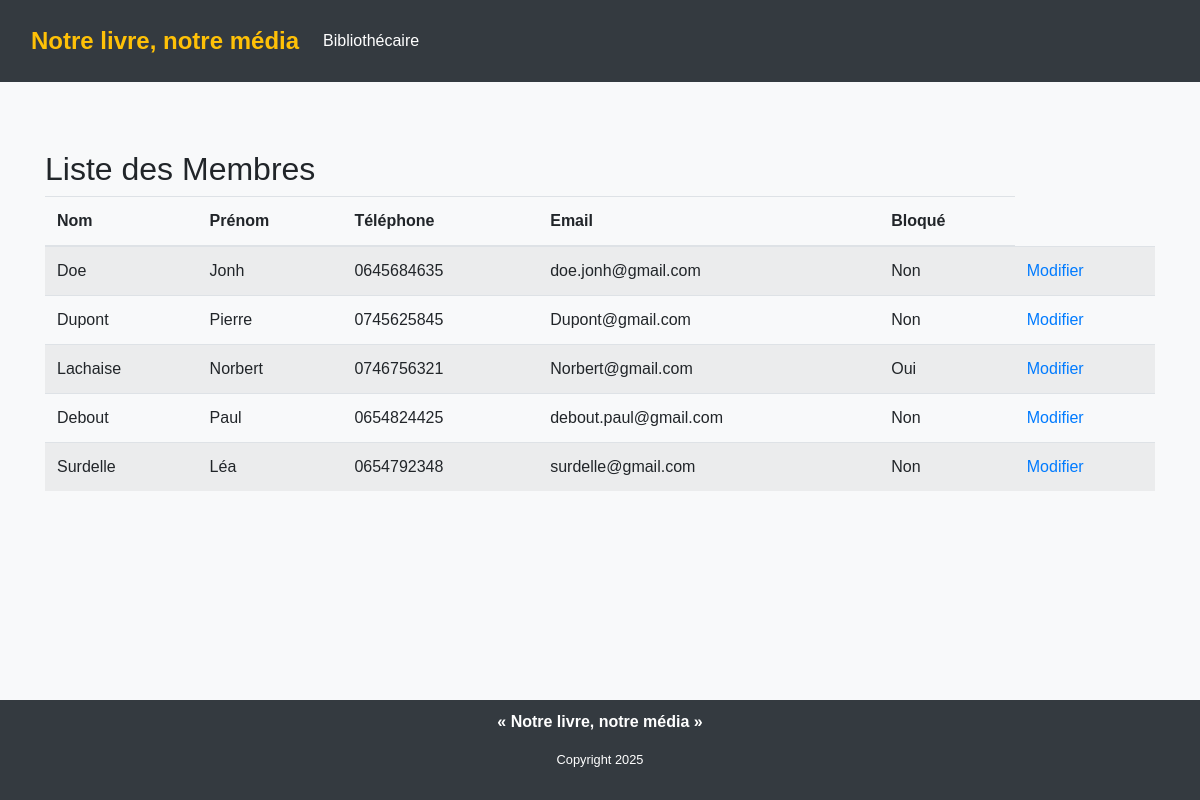
/bibliothecaire/accueil/liste_membres/, run on the app's committed database.
### bibliothecaire/models.py (models this page shows, shortened)
class Membre(models.Model):
    nom = models.CharField(max_length=100)
    prenom = models.CharField(max_length=100, default='DefaultPrenom')
    phone = models.CharField(max_length=10, default='0746764646')
    email = models.EmailField(default='example@example.com')
    bloque = models.BooleanField(default=False)

### bibliothecaire/views.py (the view)
# urls.py: path('accueil/liste_membres/', views.membre_list, name='liste_membres'),
def membre_list(request):
    membres = Membre.objects.all()
    return render(request, 'liste_membres.html', {'membres': membres})

### bibliothecaire/templates/liste_membres.html
{% extends "base.html" %}
{% block content %}
<div class="container mt-5">
    <h2>Liste des Membres</h2>
    <table class="table table-striped">
        <thead>
            <tr>
                <th>Nom</th>
                <th>Prénom</th>
                <th>Téléphone</th>
                <th>Email</th>
                <th>Bloqué</th>
            </tr>
        </thead>
        <tbody>
            {% for membre in membres %}
            <tr>
                <td>{{ membre.nom }}</td>
                <td>{{ membre.prenom }}</td>
                <td>{{ membre.phone }}</td>
                <td>{{ membre.email }}</td>
                <td>{{ membre.bloque|yesno:"Oui,Non" }}</td>
                <td><a href="{% url 'modifier_membre' membre.pk %}">Modifier</a></td>
            </tr>
            {% endfor %}
        </tbody>
    </table>
</div>
{% endblock %}

### static/base.css (style rules this page uses)
body { font-family: Arial, sans-serif; background-color: #f8f9fa; margin: 0; padding: 0; display: grid; grid-template-rows: auto 1fr auto; height: 100%; }

### data on the page
Membre: nom "Doe", prenom "Jonh", phone "0645684635", email "doe.jonh@gmail.com", bloque "Non"
Membre: nom "Dupont", prenom "Pierre", phone "0745625845", email "Dupont@gmail.com", bloque "Non"
Membre: nom "Lachaise", prenom "Norbert", phone "0746756321", email "Norbert@gmail.com", bloque "Oui"
Membre: nom "Debout", prenom "Paul", phone "0654824425", email "debout.paul@gmail.com", bloque "Non"
Membre: nom "Surdelle", prenom "Léa", phone "0654792348", email "surdelle@gmail.com", bloque "Non"
